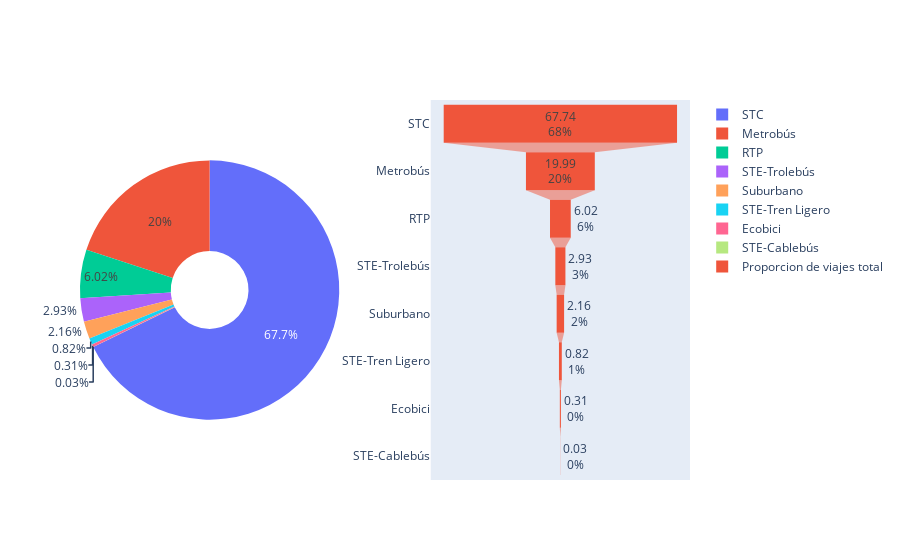

Here is the notebook cell this chart was saved with:
### Code cell
# Varias gráficas
x = viajes['afluencia_total_preliminar']
y = viajes['organismo']

fig = make_subplots(rows=1, cols=2, specs=[[{'type':'pie'},{'type':'funnel'}]],horizontal_spacing=0.15)

fig.add_trace(go.Pie(values=x,labels=y,domain=dict(x=[0,0.5]),hole=0.3),1,1)
fig.add_trace(go.Funnel(x=x,y=y,name='Proporcion de viajes total',\
                        textinfo = "value+percent total"),\
              1,2)

fig.show()

### Figure 1 — Plotly figure (JSON) as saved in the notebook; plotly's stock layout.template omitted (floating-point values rounded to 4 significant figures)
{"data": [{"domain": {"x": [0, 0.425], "y": [0, 1]}, "hole": 0.3, "labels": ["STC", "Metrobús", "RTP", "STE-Trolebús", "Suburbano", "STE-Tren Ligero", "Ecobici", "STE-Cablebús"], "type": "pie", "values": [67.74, 19.99, 6.02, 2.93, 2.16, 0.82, 0.31, 0.03]}, {"name": "Proporcion de viajes total", "textinfo": "value+percent total", "type": "funnel", "x": [67.74, 19.99, 6.02, 2.93, 2.16, 0.82, 0.31, 0.03], "xaxis": "x", "y": ["STC", "Metrobús", "RTP", "STE-Trolebús", "Suburbano", "STE-Tren Ligero", "Ecobici", "STE-Cablebús"], "yaxis": "y"}], "layout": {"xaxis": {"anchor": "y", "domain": [0.575, 1]}, "yaxis": {"anchor": "x", "domain": [0, 1]}}}
